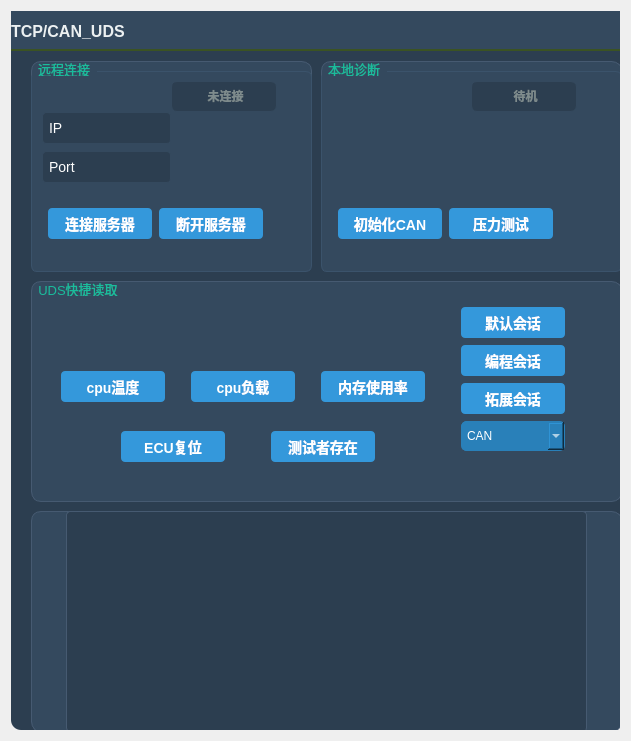
  <widget class="QWidget" name="layoutWidget">
   <property name="geometry">
    <rect>
     <x>0</x>
     <y>0</y>
     <width>631</width>
     <height>741</height>
    </rect>
   </property>
   <layout class="QVBoxLayout" name="verticalLayout">
    <item>
     <widget class="QWidget" name="mainContainer" native="true">
      <property name="styleSheet">
       <string notr="true">QWidget#mainContainer {
/* mainContainer 的样式表 */
background-color: #2C3E50; /* 你原来的深色 */
border-bottom-left-radius: 10px;
border-bottom-right-radius: 10px;

/* 顶部不要圆角，让它直直地顶上去，盖住 TitleWidget 的边框接缝 */
border-top-left-radius: 0px;
border-top-right-radius: 0px;
}</string>
      </property>
      <widget class="QWidget" name="Titlewidget" native="true">
       <property name="geometry">
        <rect>
         <x>0</x>
         <y>0</y>
         <width>631</width>
         <height>40</height>
        </rect>
       </property>
       <property name="minimumSize">
        <size>
         <width>0</width>
         <height>40</height>
        </size>
       </property>
       <property name="maximumSize">
        <size>
         <width>16777215</width>
         <height>40</height>
        </size>
       </property>
       <property name="styleSheet">
        <string notr="true">QWidget#Titlewidget {
  background-color: #34495E; /* 你可以换成比下面稍微深一点或浅一点的颜色 */
/* 关键在这里：只设置底部边框 */
border-bottom: 2px solid #3B5323; /* 颜色可以自定义，比如亮一点的线条 */


}</string>
       </property>
       <layout class="QGridLayout" name="gridLayout_5">
        <item row="0" column="3">
         <widget class="QPushButton" name="btnClose">
          <property name="minimumSize">
           <size>
            <width>26</width>
            <height>26</height>
           </size>
          </property>
          <property name="maximumSize">
           <size>
            <width>16777215</width>
            <height>40</height>
           </size>
          </property>
          <property name="styleSheet">
           <string notr="true">QPushButton#btnClose, QPushButton#btnMax, QPushButton#btnMin {
    background-color: transparent; /* 透明背景 */
    border: none;                  /* 无边框 */
    color: #FFFFFF;                /* 白色文字或图标 */
    font-size: 14px;
    min-width: 26px;
    min-height: 26px;
}

/* 鼠标悬停效果 */
QPushButton#btnClose:hover {
    background-color: #E81123; /* 微软风格的红色关闭 */
    color: white;
}

QPushButton#btnMax:hover, QPushButton#btnMin:hover {
    background-color: #444444; /* 悬停变灰 */
}</string>
          </property>
          <property name="text">
           <string/>
          </property>
          <property name="icon">
           <iconset theme="QIcon::ThemeIcon::WindowClose"/>
          </property>
          <property name="iconSize">
           <size>
            <width>16</width>
            <height>16</height>
           </size>
          </property>
         </widget>
        </item>
        <item row="0" column="0">
         <widget class="QLabel" name="label">
          <property name="styleSheet">
           <string notr="true">QLabel {
    background-color: transparent;
    color: #ECF0F1; /* 稍微带点灰的白，不刺眼 */
    font-size: 16px;
    font-weight: bold;
    
}</string>
          </property>
          <property name="text">
           <string>TCP/CAN_UDS</string>
          </property>
         </widget>
        </item>
        <item row="0" column="2">
         <widget class="QPushButton" name="btnMin">
          <property name="minimumSize">
           <size>
            <width>34</width>
            <height>34</height>
           </size>
          </property>
          <property name="maximumSize">
           <size>
            <width>16777215</width>
            <height>40</height>
           </size>
          </property>
          <property name="styleSheet">
           <string notr="true">QPushButton#btnClose, QPushButton#btnMax, QPushButton#btnMin {
    background-color: transparent; /* 透明背景 */
    border: none;                  /* 无边框 */
    color: #FFFFFF;                /* 白色文字或图标 */
    font-size: 15px;
    min-width: 34px;
    min-height: 34px;
}

/* 鼠标悬停效果 */
QPushButton#btnClose:hover {
    background-color: #E81123; /* 微软风格的红色关闭 */
    color: white;
}

QPushButton#btnMax:hover, QPushButton#btnMin:hover {
    background-color: #444444; /* 悬停变灰 */
}</string>
          </property>
          <property name="text">
           <string/>
          </property>
          <property name="icon">
           <iconset theme="QIcon::ThemeIcon::ListRemove"/>
          </property>
         </widget>
        </item>
        <item row="0" column="1">
         <spacer name="horizontalSpacer">
          <property name="orientation">
           <enum>Qt::Orientation::Horizontal</enum>
          </property>
          <property name="sizeHint" stdset="0">
           <size>
            <width>40</width>
            <height>20</height>
           </size>
          </property>
         </spacer>
        </item>
       </layout>
      </widget>
      <widget class="QWidget" name="TCPwidget" native="true">
       <property name="geometry">
        <rect>
         <x>20</x>
         <y>50</y>
         <width>281</width>
         <height>211</height>
        </rect>
       </property>
       <property name="styleSheet">
        <string notr="true">QWidget {
    /* 1. 背景色：比主窗口背景（#2C3E50）稍亮一点，比如 #34495E */
    background-color: #34495E;

    /* 2. 圆角：让边角圆润，现代感强 */
    border-radius: 10px;

    /* 3. 边框：加一条细边框，增加精致感 */
    border: 1px solid #465a71;

    /* 4. 可选：加点内边距，防止内容贴边 */
    /* padding: 10px; */
}</string>
       </property>
       <layout class="QGridLayout" name="gridLayout">
        <item row="0" column="0">
         <widget class="QGroupBox" name="TCPgroupBox">
          <property name="styleSheet">
           <string notr="true">/* 内部卡片容器 (你的 GroupBox) */
QGroupBox {
    background-color: #34495E; /* 卡片背景色 */
    border: 1px solid #3B536B; /* 卡片边框 */
    border-radius: 6px; /* 圆角 */
    margin-top: 10px; /* 给标题留出空间 */
    padding: 15px; /* 内边距 */
    font-size: 13px;
    color: #ECF0F1; /* GroupBox 标题文字颜色 */
}

/* GroupBox 的标题 */
QGroupBox::title {
    subcontrol-origin: margin;
    subcontrol-position: top left;
    padding: 0 5px;
    color: #1ABC9C; /* 标题文字高亮色 */
    font-weight: bold;
}

/* 内部的功能按钮 (你图片里的 PushButton) */
QPushButton {
    background-color: #1ABC9C; /* 主色调按钮 */
    color: white;
    border: none;
    border-radius: 4px;
    padding: 8px 15px;
    min-width: 80px;
}

QPushButton:hover {
    background-color: #16A085; /* 悬停时颜色变深 */
}

QPushButton:pressed {
    background-color: #119078; /* 按下时颜色更深 */
}</string>
          </property>
          <property name="title">
           <string>远程连接</string>
          </property>
          <widget class="QLabel" name="label_TcpStatus">
           <property name="geometry">
            <rect>
             <x>140</x>
             <y>20</y>
             <width>106</width>
             <height>31</height>
            </rect>
           </property>
           <property name="styleSheet">
            <string notr="true">QLabel {
    background-color: #2C3E50;    /* 深蓝灰背景，比主窗口稍亮，体现层级 */
    color: #7F8C8D;               /* 默认文字颜色：暗灰色（表示无状态/未知） */
    border: 1px solid #34495E;    /* 边框：深灰色，融入背景 */
    border-radius: 6px;           /* 圆角：让标签更柔和 */
    padding: 4px 12px;            /* 内边距：让标签更饱满 */
    font-weight: bold;            /* 加粗 */
    font-size: 12px;              /* 字号适中 */
    min-width: 80px;              /* 最小宽度，保证视觉统一 */
    text-align: center;           /* 文字居中 */
}
/* TCP 就绪 - 绿色 */
QLabel#label_TcpStatus[tcpState=&quot;ready&quot;] {
    color: #ECF0F1;               /* 文字变白，更清晰 */
    background-color: #00E676;    /* 鲜艳的绿色背景 */
    border-color: #00E676;        /* 边框同色 */
}

/* TCP 重连 - 黄色 */
QLabel#label_TcpStatus[tcpState=&quot;reconnecting&quot;] {
    color: #2C3E50;               /* 文字变深，保证在黄底上可读 */
    background-color: #FFC107;    /* 琥珀色背景 */
    border-color: #FFC107;
}

/* TCP 断开 - 红色 */
QLabel#label_TcpStatus[tcpState=&quot;disconnected&quot;] {
    color: #ECF0F1;               /* 文字变白 */
    background-color: #FF5C5C;    /* 鲜艳的红色背景 */
    border-color: #FF5C5C;
}</string>
           </property>
           <property name="text">
            <string>&lt;html&gt;&lt;head/&gt;&lt;body&gt;&lt;p align=&quot;center&quot;&gt;&lt;span style=&quot; font-size:9pt;&quot;&gt;未连接&lt;/span&gt;&lt;/p&gt;&lt;/body&gt;&lt;/html&gt;</string>
           </property>
          </widget>
          <widget class="QLineEdit" name="lineEdit_Ip">
           <property name="geometry">
            <rect>
             <x>11</x>
             <y>51</y>
             <width>129</width>
             <height>32</height>
            </rect>
           </property>
           <property name="sizePolicy">
            <sizepolicy hsizetype="Preferred" vsizetype="Preferred">
             <horstretch>0</horstretch>
             <verstretch>0</verstretch>
            </sizepolicy>
           </property>
           <property name="styleSheet">
            <string notr="true">QLineEdit {
    background-color: #2C3E50; /* 比背景稍亮的深蓝灰 */
    border: 1px solid #34495E; /* 深灰色边框 */
    border-radius: 4px;
    color: white;
    padding: 4px;
    font-size: 14px;
}

/* 输入框被选中（正在输入）时 */
QLineEdit:focus {
    border: 1px solid #3498DB; /* 蓝色高亮边框 */
    background-color: #34495E;
}</string>
           </property>
           <property name="text">
            <string>IP</string>
           </property>
          </widget>
          <widget class="QLineEdit" name="lineEdit_Port">
           <property name="geometry">
            <rect>
             <x>11</x>
             <y>90</y>
             <width>129</width>
             <height>32</height>
            </rect>
           </property>
           <property name="sizePolicy">
            <sizepolicy hsizetype="Preferred" vsizetype="Preferred">
             <horstretch>0</horstretch>
             <verstretch>0</verstretch>
            </sizepolicy>
           </property>
           <property name="styleSheet">
            <string notr="true">QLineEdit {
    background-color: #2C3E50; /* 比背景稍亮的深蓝灰 */
    border: 1px solid #34495E; /* 深灰色边框 */
    border-radius: 4px;
    color: white;
    padding: 4px;
    font-size: 14px;
}

/* 输入框被选中（正在输入）时 */
QLineEdit:focus {
    border: 1px solid #3498DB; /* 蓝色高亮边框 */
    background-color: #34495E;
}</string>
           </property>
           <property name="text">
            <string>Port</string>
           </property>
          </widget>
          <widget class="QPushButton" name="btn_DisconnectTcp">
           <property name="geometry">
            <rect>
             <x>128</x>
             <y>147</y>
             <width>104</width>
             <height>31</height>
            </rect>
           </property>
           <property name="styleSheet">
            <string notr="true">QPushButton {
    background-color: #3498DB; /* 科技蓝 */
    color: white;
    border: none; /* 去掉边框 */
    border-radius: 4px; /* 圆角 */
    padding: 6px 12px; /* 内边距，让按钮胖一点 */
    font-size: 14px;
    font-weight: bold;
}

/* 鼠标悬停时 */
QPushButton:hover {
    background-color: #5DADE2; /* 变亮一点 */
}

/* 鼠标按下时 */
QPushButton:pressed {
    background-color: #2980B9; /* 变暗一点 */
}
</string>
           </property>
           <property name="text">
            <string>断开服务器</string>
           </property>
          </widget>
          <widget class="QPushButton" name="btn_ConnectTcp">
           <property name="geometry">
            <rect>
             <x>17</x>
             <y>147</y>
             <width>104</width>
             <height>31</height>
            </rect>
           </property>
           <property name="styleSheet">
            <string notr="true">QPushButton {
    background-color: #3498DB; /* 科技蓝 */
    color: white;
    border: none; /* 去掉边框 */
    border-radius: 4px; /* 圆角 */
    padding: 6px 12px; /* 内边距，让按钮胖一点 */
    font-size: 14px;
    font-weight: bold;
}

/* 鼠标悬停时 */
QPushButton:hover {
    background-color: #5DADE2; /* 变亮一点 */
}

/* 鼠标按下时 */
QPushButton:pressed {
    background-color: #2980B9; /* 变暗一点 */
}
</string>
           </property>
           <property name="text">
            <string>连接服务器</string>
           </property>
          </widget>
         </widget>
        </item>
       </layout>
      </widget>
      <widget class="QWidget" name="CANWidget" native="true">
       <property name="geometry">
        <rect>
         <x>310</x>
         <y>50</y>
         <width>301</width>
         <height>211</height>
        </rect>
       </property>
       <property name="styleSheet">
        <string notr="true">QWidget {
    /* 1. 背景色：比主窗口背景（#2C3E50）稍亮一点，比如 #34495E */
    background-color: #34495E;

    /* 2. 圆角：让边角圆润，现代感强 */
    border-radius: 10px;

    /* 3. 边框：加一条细边框，增加精致感 */
    border: 1px solid #465a71;

    /* 4. 可选：加点内边距，防止内容贴边 */
    /* padding: 10px; */
}
</string>
       </property>
       <layout class="QGridLayout" name="gridLayout_2">
        <item row="1" column="0">
         <widget class="QGroupBox" name="CANgroupBox">
          <property name="styleSheet">
           <string notr="true">/* 内部卡片容器 (你的 GroupBox) */
QGroupBox {
    background-color: #34495E; /* 卡片背景色 */
    border: 1px solid #3B536B; /* 卡片边框 */
    border-radius: 6px; /* 圆角 */
    margin-top: 10px; /* 给标题留出空间 */
    padding: 15px; /* 内边距 */
    font-size: 13px;
    color: #ECF0F1; /* GroupBox 标题文字颜色 */
}

/* GroupBox 的标题 */
QGroupBox::title {
    subcontrol-origin: margin;
    subcontrol-position: top left;
    padding: 0 5px;
    color: #1ABC9C; /* 标题文字高亮色 */
    font-weight: bold;
}

/* 内部的功能按钮 (你图片里的 PushButton) */
QPushButton {
    background-color: #1ABC9C; /* 主色调按钮 */
    color: white;
    border: none;
    border-radius: 4px;
    padding: 8px 15px;
    min-width: 80px;
}

QPushButton:hover {
    background-color: #16A085; /* 悬停时颜色变深 */
}

QPushButton:pressed {
    background-color: #119078; /* 按下时颜色更深 */
}</string>
          </property>
          <property name="title">
           <string>本地诊断</string>
          </property>
          <widget class="QLabel" name="label_CanStatus">
           <property name="geometry">
            <rect>
             <x>150</x>
             <y>20</y>
             <width>106</width>
             <height>31</height>
            </rect>
           </property>
           <property name="styleSheet">
            <string notr="true">QLabel#label_TcpStatus, QLabel#label_CanStatus {
    background-color: #2C3E50;    /* 深蓝灰背景，比主窗口稍亮，体现层级 */
    color: #7F8C8D;               /* 默认文字颜色：暗灰色（表示无状态/未知） */
    border: 1px solid #34495E;    /* 边框：深灰色，融入背景 */
    border-radius: 6px;           /* 圆角：让标签更柔和 */
    padding: 4px 12px;            /* 内边距：让标签更饱满 */
    font-weight: bold;            /* 加粗 */
    font-size: 12px;              /* 字号适中 */
    min-width: 80px;              /* 最小宽度，保证视觉统一 */
    text-align: center;           /* 文字居中 */
}
/* CAN 初始化 - 蓝色 (新增建议) */
QLabel#label_CanStatus[canState=&quot;initializing&quot;] {
    color: #ECF0F1;
    background-color: #3498DB;    /* 科技蓝 */
    border-color: #3498DB;
}

/* CAN 就绪 - 绿色 */
QLabel#label_CanStatus[canState=&quot;ready&quot;] {
    color: #ECF0F1;
    background-color: #00E676;
    border-color: #00E676;
}

/* CAN 失败 - 红色 */
QLabel#label_CanStatus[canState=&quot;failed&quot;] {
    color: #ECF0F1;
    background-color: #FF5C5C;
    border-color: #FF5C5C;
}</string>
           </property>
           <property name="text">
            <string>&lt;html&gt;&lt;head/&gt;&lt;body&gt;&lt;p align=&quot;center&quot;&gt;&lt;span style=&quot; font-size:9pt;&quot;&gt;待机&lt;/span&gt;&lt;/p&gt;&lt;/body&gt;&lt;/html&gt;</string>
           </property>
          </widget>
          <widget class="QPushButton" name="btn_ConnectCan">
           <property name="geometry">
            <rect>
             <x>17</x>
             <y>147</y>
             <width>104</width>
             <height>31</height>
            </rect>
           </property>
           <property name="styleSheet">
            <string notr="true">QPushButton {
    background-color: #3498DB; /* 科技蓝 */
    color: white;
    border: none; /* 去掉边框 */
    border-radius: 4px; /* 圆角 */
    padding: 6px 12px; /* 内边距，让按钮胖一点 */
    font-size: 14px;
    font-weight: bold;
}

/* 鼠标悬停时 */
QPushButton:hover {
    background-color: #5DADE2; /* 变亮一点 */
}

/* 鼠标按下时 */
QPushButton:pressed {
    background-color: #2980B9; /* 变暗一点 */
}
</string>
           </property>
           <property name="text">
            <string>初始化CAN</string>
           </property>
          </widget>
          <widget class="QPushButton" name="stress_btn">
           <property name="geometry">
            <rect>
             <x>128</x>
             <y>147</y>
             <width>104</width>
             <height>31</height>
            </rect>
           </property>
           <property name="styleSheet">
            <string notr="true">QPushButton {
    background-color: #3498DB; /* 科技蓝 */
    color: white;
    border: none; /* 去掉边框 */
    border-radius: 4px; /* 圆角 */
    padding: 6px 12px; /* 内边距，让按钮胖一点 */
    font-size: 14px;
    font-weight: bold;
}

/* 鼠标悬停时 */
QPushButton:hover {
    background-color: #5DADE2; /* 变亮一点 */
}

/* 鼠标按下时 */
QPushButton:pressed {
    background-color: #2980B9; /* 变暗一点 */
}
</string>
           </property>
           <property name="text">
            <string>压力测试</string>
           </property>
          </widget>
         </widget>
        </item>
       </layout>
      </widget>
      <widget class="QWidget" name="UDSwidget" native="true">
       <property name="geometry">
        <rect>
         <x>20</x>
         <y>270</y>
         <width>591</width>
         <height>221</height>
        </rect>
       </property>
       <property name="styleSheet">
        <string notr="true">QWidget {
    /* 1. 背景色：比主窗口背景（#2C3E50）稍亮一点，比如 #34495E */
    background-color: #34495E;

    /* 2. 圆角：让边角圆润，现代感强 */
    border-radius: 10px;

    /* 3. 边框：加一条细边框，增加精致感 */
    border: 1px solid #465a71;

    /* 4. 可选：加点内边距，防止内容贴边 */
    /* padding: 10px; */
}</string>
       </property>
       <layout class="QGridLayout" name="gridLayout_3">
        <item row="0" column="0">
         <widget class="QGroupBox" name="UDSgroupBox">
          <property name="styleSheet">
           <string notr="true">/* 内部卡片容器 (你的 GroupBox) */
QGroupBox {
    background-color: #34495E; /* 卡片背景色 */
    border: none;             /* 去掉边框 */
    background-color: transparent; /* 背景透明，防止遮挡底色 */
    border-radius: 6px; /* 圆角 */
    margin-top: 10px; /* 给标题留出空间 */
    padding: 15px; /* 内边距 */
    font-size: 13px;
    color: #ECF0F1; /* GroupBox 标题文字颜色 */
}

/* GroupBox 的标题 */
QGroupBox::title {
    subcontrol-origin: margin;
    subcontrol-position: top left;
    padding: 0 5px;
    color: #1ABC9C; /* 标题文字高亮色 */
    font-weight: bold;
}

/* 内部的功能按钮 (你图片里的 PushButton) */
QPushButton {
    background-color: #1ABC9C; /* 主色调按钮 */
    color: white;
    border: none;
    border-radius: 4px;
    padding: 8px 15px;
    min-width: 80px;
}

QPushButton:hover {
    background-color: #16A085; /* 悬停时颜色变深 */
}

QPushButton:pressed {
    background-color: #119078; /* 按下时颜色更深 */
}</string>
          </property>
          <property name="title">
           <string>UDS快捷读取</string>
          </property>
          <widget class="QComboBox" name="comboBox_Channel">
           <property name="geometry">
            <rect>
             <x>430</x>
             <y>140</y>
             <width>104</width>
             <height>30</height>
            </rect>
           </property>
           <property name="styleSheet">
            <string notr="true">/* --- CAN 下拉框整体样式 --- */
QComboBox {  /* 建议给控件起个名字，比如 comboBox_Channel，这样只影响这一个 */
    background-color: #2980B9; /* 深蓝色背景，和上面的按钮颜色接近 */
    border: 1px solid #2980B9; /* 边框颜色 */
    border-radius: 5px;        /* 圆角，和按钮保持一致 */
    color: white;              /* 文字颜色 */
    padding: 5px;              /* 内边距，让文字不贴边 */
    min-height: 18px;          /* 最小高度，和上面的按钮高度一致 */
}

/* --- 下拉箭头部分的样式 --- */
QComboBoxl::down-arrow {
    image: url(:/icons/arrow_down_white.png); /* 可选：自定义白色箭头图标 */
    width: 12px;
    height: 12px;
}

/* --- 下拉菜单弹出时的样式 --- */
QComboBox QAbstractItemView {
    background-color: #2C3E50; /* 下拉菜单的背景色 */
    border: 1px solid #2980B9; /* 下拉菜单的边框 */
    color: white;              /* 下拉菜单文字颜色 */
    selection-background-color: #3498DB; /* 选中项的背景色 */
}</string>
           </property>
           <item>
            <property name="text">
             <string>CAN</string>
            </property>
           </item>
           <item>
            <property name="text">
             <string>TCP</string>
            </property>
           </item>
          </widget>
          <widget class="QPushButton" name="code_btn">
           <property name="geometry">
            <rect>
             <x>430</x>
             <y>64</y>
             <width>104</width>
             <height>31</height>
            </rect>
           </property>
           <property name="styleSheet">
            <string notr="true">QPushButton {
    background-color: #3498DB; /* 科技蓝 */
    color: white;
    border: none; /* 去掉边框 */
    border-radius: 4px; /* 圆角 */
    padding: 6px 12px; /* 内边距，让按钮胖一点 */
    font-size: 14px;
    font-weight: bold;
}

/* 鼠标悬停时 */
QPushButton:hover {
    background-color: #5DADE2; /* 变亮一点 */
}

/* 鼠标按下时 */
QPushButton:pressed {
    background-color: #2980B9; /* 变暗一点 */
}
</string>
           </property>
           <property name="text">
            <string>编程会话</string>
           </property>
          </widget>
          <widget class="QPushButton" name="Default">
           <property name="geometry">
            <rect>
             <x>430</x>
             <y>26</y>
             <width>104</width>
             <height>31</height>
            </rect>
           </property>
           <property name="styleSheet">
            <string notr="true">QPushButton {
    background-color: #3498DB; /* 科技蓝 */
    color: white;
    border: none; /* 去掉边框 */
    border-radius: 4px; /* 圆角 */
    padding: 6px 12px; /* 内边距，让按钮胖一点 */
    font-size: 14px;
    font-weight: bold;
}

/* 鼠标悬停时 */
QPushButton:hover {
    background-color: #5DADE2; /* 变亮一点 */
}

/* 鼠标按下时 */
QPushButton:pressed {
    background-color: #2980B9; /* 变暗一点 */
}
</string>
           </property>
           <property name="text">
            <string>默认会话</string>
           </property>
          </widget>
          <widget class="QPushButton" name="ex_btn">
           <property name="geometry">
            <rect>
             <x>430</x>
             <y>102</y>
             <width>104</width>
             <height>31</height>
            </rect>
           </property>
           <property name="styleSheet">
            <string notr="true">QPushButton {
    background-color: #3498DB; /* 科技蓝 */
    color: white;
    border: none; /* 去掉边框 */
    border-radius: 4px; /* 圆角 */
    padding: 6px 12px; /* 内边距，让按钮胖一点 */
    font-size: 14px;
    font-weight: bold;
}

/* 鼠标悬停时 */
QPushButton:hover {
    background-color: #5DADE2; /* 变亮一点 */
}

/* 鼠标按下时 */
QPushButton:pressed {
    background-color: #2980B9; /* 变暗一点 */
}
</string>
           </property>
           <property name="text">
            <string>拓展会话</string>
           </property>
          </widget>
          <widget class="QPushButton" name="btn_ReadTemp">
           <property name="geometry">
            <rect>
             <x>30</x>
             <y>90</y>
             <width>104</width>
             <height>31</height>
            </rect>
           </property>
           <property name="styleSheet">
            <string notr="true">QPushButton {
    background-color: #3498DB; /* 科技蓝 */
    color: white;
    border: none; /* 去掉边框 */
    border-radius: 4px; /* 圆角 */
    padding: 6px 12px; /* 内边距，让按钮胖一点 */
    font-size: 14px;
    font-weight: bold;
}

/* 鼠标悬停时 */
QPushButton:hover {
    background-color: #5DADE2; /* 变亮一点 */
}

/* 鼠标按下时 */
QPushButton:pressed {
    background-color: #2980B9; /* 变暗一点 */
}
</string>
           </property>
           <property name="text">
            <string>cpu温度</string>
           </property>
          </widget>
          <widget class="QLabel" name="label_ResTemp">
           <property name="geometry">
            <rect>
             <x>30</x>
             <y>62</y>
             <width>101</width>
             <height>21</height>
            </rect>
           </property>
           <property name="styleSheet">
            <string notr="true">QLabel {
    background-color: transparent;
	border: none;
    color: #ECF0F1; /* 稍微带点灰的白，不刺眼 */
    font-size: 16px;
    font-weight: bold;
    
}</string>
           </property>
           <property name="text">
            <string>&lt;html&gt;&lt;head/&gt;&lt;body&gt;&lt;p align=&quot;center&quot;&gt;&lt;br/&gt;&lt;/p&gt;&lt;/body&gt;&lt;/html&gt;</string>
           </property>
          </widget>
          <widget class="QLabel" name="label_Load">
           <property name="geometry">
            <rect>
             <x>158</x>
             <y>62</y>
             <width>111</width>
             <height>21</height>
            </rect>
           </property>
           <property name="styleSheet">
            <string notr="true">QLabel {
    background-color: transparent;
    color: #ECF0F1; /* 稍微带点灰的白，不刺眼 */
border: none;
    font-size: 16px;
    font-weight: bold;
    
}</string>
           </property>
           <property name="text">
            <string>&lt;html&gt;&lt;head/&gt;&lt;body&gt;&lt;p align=&quot;center&quot;&gt;&lt;br/&gt;&lt;/p&gt;&lt;/body&gt;&lt;/html&gt;</string>
           </property>
          </widget>
          <widget class="QPushButton" name="btn_load">
           <property name="geometry">
            <rect>
             <x>160</x>
             <y>90</y>
             <width>104</width>
             <height>31</height>
            </rect>
           </property>
           <property name="styleSheet">
            <string notr="true">QPushButton {
    background-color: #3498DB; /* 科技蓝 */
    color: white;
    border: none; /* 去掉边框 */
    border-radius: 4px; /* 圆角 */
    padding: 6px 12px; /* 内边距，让按钮胖一点 */
    font-size: 14px;
    font-weight: bold;
}

/* 鼠标悬停时 */
QPushButton:hover {
    background-color: #5DADE2; /* 变亮一点 */
}

/* 鼠标按下时 */
QPushButton:pressed {
    background-color: #2980B9; /* 变暗一点 */
}
</string>
           </property>
           <property name="text">
            <string>cpu负载</string>
           </property>
          </widget>
          <widget class="QLabel" name="label_Usage">
           <property name="geometry">
            <rect>
             <x>286</x>
             <y>62</y>
             <width>111</width>
             <height>21</height>
            </rect>
           </property>
           <property name="styleSheet">
            <string notr="true">QLabel {
    background-color: transparent;
    color: #ECF0F1; /* 稍微带点灰的白，不刺眼 */
	border: none;
    font-size: 16px;
    font-weight: bold;
    
}</string>
           </property>
           <property name="text">
            <string>&lt;html&gt;&lt;head/&gt;&lt;body&gt;&lt;p align=&quot;center&quot;&gt;&lt;br/&gt;&lt;/p&gt;&lt;/body&gt;&lt;/html&gt;</string>
           </property>
          </widget>
          <widget class="QPushButton" name="btn_usage">
           <property name="geometry">
            <rect>
             <x>290</x>
             <y>90</y>
             <width>104</width>
             <height>31</height>
            </rect>
           </property>
           <property name="styleSheet">
            <string notr="true">QPushButton {
    background-color: #3498DB; /* 科技蓝 */
    color: white;
    border: none; /* 去掉边框 */
    border-radius: 4px; /* 圆角 */
    padding: 6px 12px; /* 内边距，让按钮胖一点 */
    font-size: 14px;
    font-weight: bold;
}

/* 鼠标悬停时 */
QPushButton:hover {
    background-color: #5DADE2; /* 变亮一点 */
}

/* 鼠标按下时 */
QPushButton:pressed {
    background-color: #2980B9; /* 变暗一点 */
}
</string>
           </property>
           <property name="text">
            <string>内存使用率</string>
           </property>
          </widget>
          <widget class="QPushButton" name="btn_ECU">
           <property name="geometry">
            <rect>
             <x>90</x>
             <y>150</y>
             <width>104</width>
             <height>31</height>
            </rect>
           </property>
           <property name="styleSheet">
            <string notr="true">QPushButton {
    background-color: #3498DB; /* 科技蓝 */
    color: white;
    border: none; /* 去掉边框 */
    border-radius: 4px; /* 圆角 */
    padding: 6px 12px; /* 内边距，让按钮胖一点 */
    font-size: 14px;
    font-weight: bold;
}

/* 鼠标悬停时 */
QPushButton:hover {
    background-color: #5DADE2; /* 变亮一点 */
}

/* 鼠标按下时 */
QPushButton:pressed {
    background-color: #2980B9; /* 变暗一点 */
}
</string>
           </property>
           <property name="text">
            <string>ECU复位</string>
           </property>
          </widget>
          <widget class="QPushButton" name="btn_Tester">
           <property name="geometry">
            <rect>
             <x>240</x>
             <y>150</y>
             <width>104</width>
             <height>31</height>
            </rect>
           </property>
           <property name="styleSheet">
            <string notr="true">QPushButton {
    background-color: #3498DB; /* 科技蓝 */
    color: white;
    border: none; /* 去掉边框 */
    border-radius: 4px; /* 圆角 */
    padding: 6px 12px; /* 内边距，让按钮胖一点 */
    font-size: 14px;
    font-weight: bold;
}

/* 鼠标悬停时 */
QPushButton:hover {
    background-color: #5DADE2; /* 变亮一点 */
}

/* 鼠标按下时 */
QPushButton:pressed {
    background-color: #2980B9; /* 变暗一点 */
}
</string>
           </property>
           <property name="text">
            <string>测试者存在</string>
           </property>
          </widget>
         </widget>
        </item>
       </layout>
      </widget>
      <widget class="QWidget" name="Textwidget" native="true">
       <property name="geometry">
        <rect>
         <x>20</x>
         <y>500</y>
         <width>591</width>
         <height>221</height>
        </rect>
       </property>
       <property name="styleSheet">
        <string notr="true">QWidget {
    /* 1. 背景色：比主窗口背景（#2C3E50）稍亮一点，比如 #34495E */
    background-color: #34495E;

    /* 2. 圆角：让边角圆润，现代感强 */
    border-radius: 10px;

    /* 3. 边框：加一条细边框，增加精致感 */
    border: 1px solid #465a71;

    /* 4. 可选：加点内边距，防止内容贴边 */
    /* padding: 10px; */
}</string>
       </property>
       <layout class="QGridLayout" name="gridLayout_4">
        <item row="0" column="0">
         <widget class="QPlainTextEdit" name="plainTextEdit_Log">
          <property name="minimumSize">
           <size>
            <width>521</width>
            <height>0</height>
           </size>
          </property>
          <property name="maximumSize">
           <size>
            <width>521</width>
            <height>16777215</height>
           </size>
          </property>
          <property name="styleSheet">
           <string notr="true">QLineEdit, QTextEdit, QPlainTextEdit {
   background-color: #2C3E50; /* 和背景同色 */
    border: 1px solid #465a71; /* 加一个亮一点的边框 */
    border-radius: 4px;
    color: #FFFFFF; /* 文字白色 */
    padding: 5px;
}


/* QTextEdit 的只读模式（如果你想让它看起来像显示屏） */
QTextEdit[readOnly=&quot;true&quot;] {
    background-color: #1A252F; /* 更深的背景 */
    color: #2ECC71;            /* 绿色文字，像老式显示器 */
    border: 1px solid #2C3E50;
    font-family: &quot;Consolas&quot;, &quot;Courier New&quot;, monospace; /* 等宽字体，更极客 */
}</string>
          </property>
          <property name="readOnly">
           <bool>true</bool>
          </property>
         </widget>
        </item>
       </layout>
      </widget>
     </widget>
    </item>
   </layout>
  </widget>
